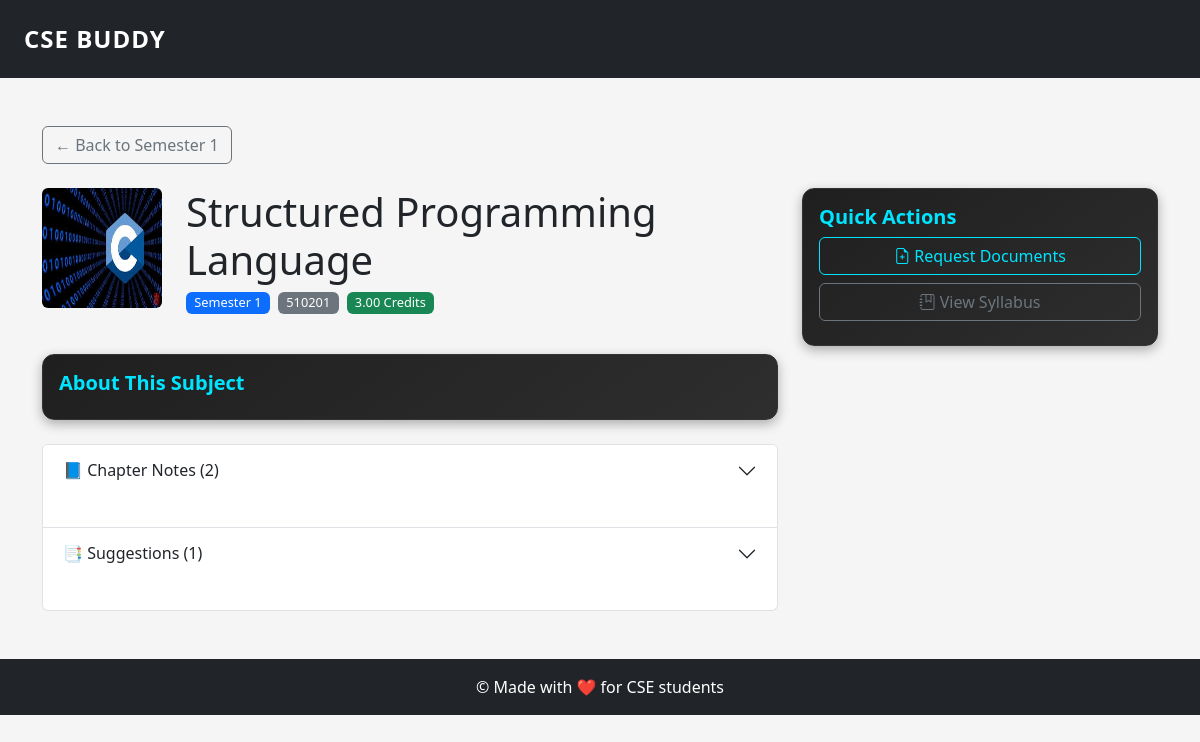
The page /subject/structured-programming-language-semester-1/ on the database its author committed.
### notes/models.py (models this page shows, shortened)
class Subject(models.Model):
    title = models.CharField(max_length=100)
    code = models.CharField(max_length=20, blank=True, null=True)
    credit = models.DecimalField(max_digits=4, decimal_places=2)
    description = models.TextField(blank=True, null=True)
    image = models.ImageField(upload_to='subject_images/', blank=True, null=True)
    semester = models.IntegerField(choices=[(i, f'Semester {i}') for i in range(1, 9)])
    slug = models.SlugField(max_length=100, unique=True, blank=True)

### notes/views.py (the view)
# urls.py: path('subject/<slug:slug>/', views.subject_detail, name='subject_detail'),
def subject_detail(request, slug):
    subject = get_object_or_404(
        Subject.objects.prefetch_related('files'),
        slug=slug
    )
    file_categories = {
        category[1]: subject.files.filter(category=category[0])
        for category in SubjectFile.FILE_CATEGORIES
        if subject.files.filter(category=category[0]).exists()
    }
    return render(request, 'subject_detail.html', {
        'subject': subject,
        'file_categories': file_categories,
    })

### notes/templates/subject_detail.html (shortened to what this page needs)
{% load static %}
<!DOCTYPE html>
<html lang="en">
<head>
  <link href="https://cdn.jsdelivr.net/npm/bootstrap@5.3.3/dist/css/bootstrap.min.css" rel="stylesheet">
  <link href="https://cdn.jsdelivr.net/npm/bootstrap-icons@1.10.5/font/bootstrap-icons.css" rel="stylesheet">
  <link rel="stylesheet" href="{% static 'css/style.css' %}">
</head>
<body>
  <nav class="navbar navbar-expand-lg navbar-dark bg-dark py-3">
    <div class="container-fluid px-4">
      <a class="navbar-brand fw-bold" href="{% url 'home' %}">CSE BUDDY</a>
    </div>
  </nav>
  <div class="container py-5">
    <a href="{% url 'semester_view' subject.semester %}" class="btn btn-outline-secondary mb-4">
      ← Back to Semester {{ subject.semester }}
    </a>
    <div class="row">
      <div class="col-md-8">
        <div class="d-flex align-items-start mb-4">
          {% if subject.image %}
          <img src="{{ subject.image.url }}" class="rounded me-4" width="120" height="120" alt="{{ subject.title }}">
          {% endif %}
          <div>
            <h1>{{ subject.title }}</h1>
            <div class="d-flex flex-wrap gap-2 mb-3">
              <span class="badge bg-primary">Semester {{ subject.semester }}</span>
              {% if subject.code %}<span class="badge bg-secondary">{{ subject.code }}</span>{% endif %}
              <span class="badge bg-success">{{ subject.credit }} Credits</span>
            </div>
          </div>
        </div>
        <div class="card mb-4">
          <div class="card-body">
            <h5 class="card-title">About This Subject</h5>
          </div>
        </div>
        <div class="accordion" id="resourcesAccordion">
          {% for category_name, files in file_categories.items %}
          <div class="accordion-item">
            <h2 class="accordion-header">
              <button class="accordion-button collapsed" type="button" data-bs-toggle="collapse"
                      data-bs-target="#collapse{{ forloop.counter }}">
                {{ category_name }} ({{ files|length }})
              </button>
            </h2>
          </div>
          {% endfor %}
        </div>
      </div>
      <div class="col-md-4">
        <div class="card sticky-top" style="top: 20px;">
          <div class="card-body">
            <h5 class="card-title">Quick Actions</h5>
            <a href="{% url 'request_docs' %}" class="btn btn-outline-primary w-100 mb-2">
              <i class="bi bi-file-earmark-plus"></i> Request Documents
            </a>
            <a href="{% url 'syllabus' %}" class="btn btn-outline-secondary w-100 mb-2">
              <i class="bi bi-journal-bookmark"></i> View Syllabus
            </a>
          </div>
        </div>
      </div>
    </div>
  </div>
  <footer class="footer bg-dark text-white py-3 mt-auto">
    <div class="container text-center">
      <p class="mb-0">&copy; Made with ❤️ for CSE students</p>
    </div>
  </footer>
</body>
</html>

### static/css/style.css (style rules this page uses)
.badge { font-size: 0.8rem; font-weight: 500; }
@media (min-width: 992px) { .sticky-top { position: sticky; z-index: 1000; } }
.navbar-brand { font-size: 1.5rem; letter-spacing: 1px; }
body { font-family: 'Segoe UI', sans-serif; background-color: #f5f5f5; }
.card { background: linear-gradient(145deg, #1f1f1f, #2e2e2e); color: #f5f5f5; border: 1px solid #333; border-radius: 12px; transition: transform 0.2s ease, box-shadow 0.2s ease; box-shadow: 0 4px 12px rgba(0, 0, 0, 0.3); }
.card .card-title { font-weight: 600; font-size: 1.25rem; color: #00e5ff; }
.card .btn-outline-primary { border-color: #00e5ff; color: #00e5ff; }
.footer { background-color: #212529; color: #fff; padding: 20px 0; }
.container h2 { font-weight: 600; margin-bottom: 30px; color: #333; }

### rows shown on the page
Subject: semester "1", image (picture), title "Structured Programming Language", code "510201", credit "3.00"

### other values the page prints
{{ category_name }} "📘 Chapter Notes" "📑 Suggestions"
{{ files|length }} "2" "1"
